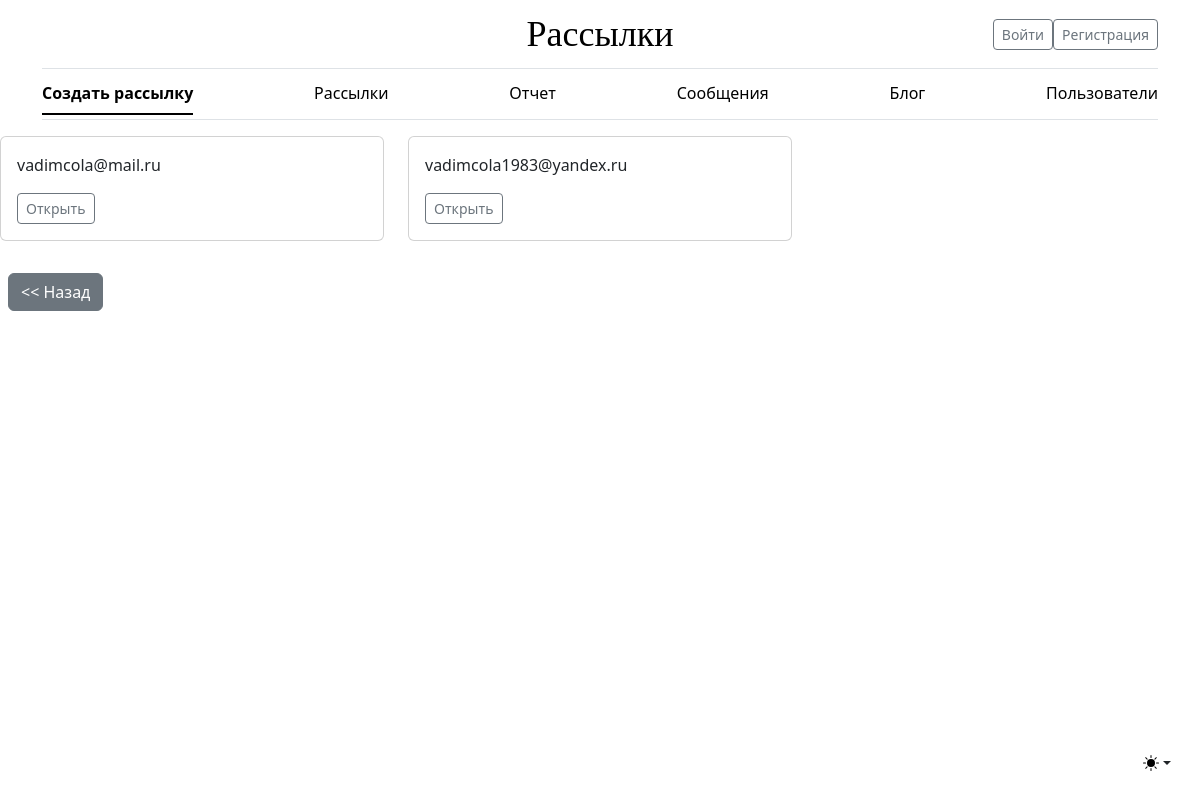
Page /users/users/ on the earlier database version.
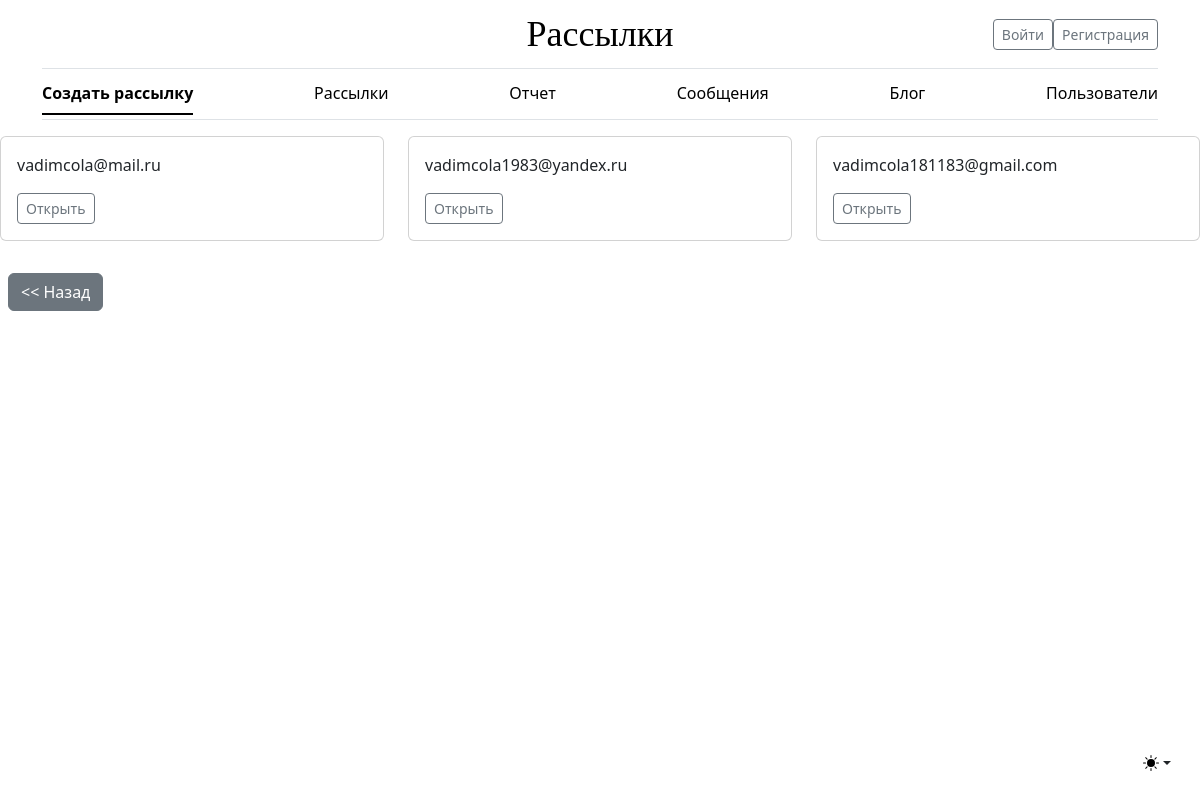
Same page on the later database version.
### users/models.py (models this page shows)
class User(AbstractUser):
    username = None
    email = models.EmailField(unique=True, verbose_name='почта')
    phone = models.CharField(max_length=35, verbose_name='телефон', blank=True)
    avatar = models.ImageField(upload_to='users/', verbose_name='аватар', blank=True)
    is_active = models.BooleanField(default=False, verbose_name='Активирован')
    verification_key = models.CharField(max_length=20, default='Не верифицирован', verbose_name='Ключ Активации')
    USERNAME_FIELD = "email"
    REQUIRED_FIELDS = []
    class Meta:
        verbose_name = 'Пользователь сервиса'
        verbose_name_plural = 'Пользователи сервиса'
        ordering = ('pk',)
        permissions = [
            (
                'block_user', 'Block or unblock user'
            )
        ]

### users/views.py (the view)
# urls.py: path('users/', UserView.as_view(), name='user_list'),
class UserView(ListView):
    model = User

### users/templates/users/user_list.html
{% extends 'mailing/base.html' %}
{% block content %}
<div class="row">
    {% for object in object_list %}
        <div class="col-md-4">
            <div class="card mb-4 box-shadow">
                <div class="card-body">
                    <p class="card-text">{{ object.email }}</p>
                    <div class="d-flex justify-content-between align-items-center">
                        <div class="btn-group">
                            <a href="{% url 'users:user_detail' object.pk %}"
                               class="btn btn-sm btn-outline-secondary">Открыть</a>
                        </div>
                    </div>
                </div>
            </div>
        </div>
    {% endfor %}
</div>
<div class="col-12">
    <a href="{% url 'mailing:setting_list' %}" class="btn btn-secondary m-2"><< Назад</a>
</div>
{% endblock %}

Differences in the rows shown:
added User: email "vadimcola181183@gmail.com"
